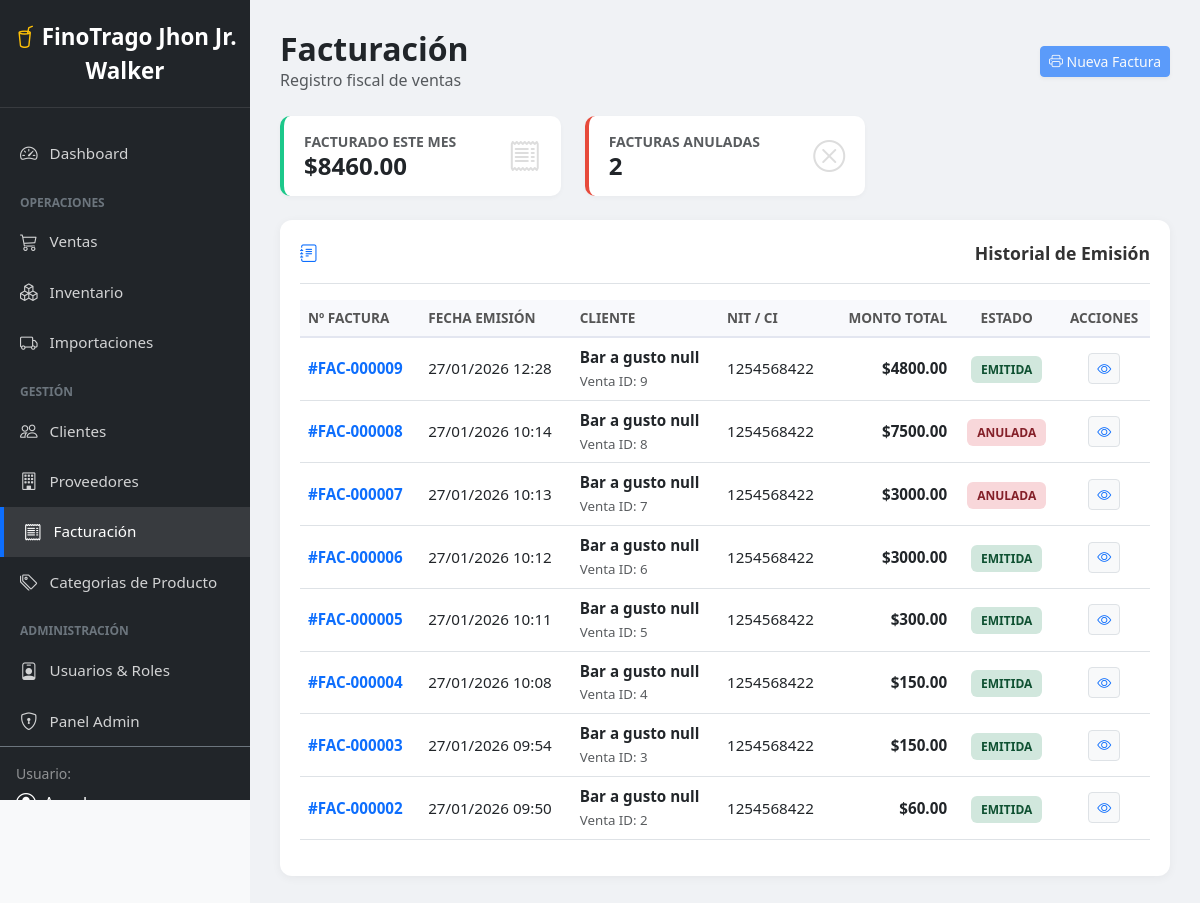
Page /facturacion/ (signed in) on the committed database.
### dashboard/models.py (models this page shows, shortened)
class Factura(models.Model):
    venta = models.ForeignKey(Venta, on_delete=models.CASCADE)
    numero_factura = models.CharField(max_length=50, unique=True)
    fecha_emision = models.DateTimeField(auto_now_add=True)
    nit_cliente = models.CharField(max_length=20)
    monto_total = models.DecimalField(max_digits=10, decimal_places=2)
    estado = models.BooleanField(default=True) # Activa/Anulada

class Venta(models.Model):
    ESTADOS = [
        ('PENDIENTE', 'Pendiente'),
        ('PAGADO', 'Pagado / Exitoso'),
        ('CANCELADO', 'Cancelado'),
    ]
    cliente = models.ForeignKey(Cliente, on_delete=models.CASCADE)
    usuario = models.ForeignKey(User, on_delete=models.CASCADE)
    fecha = models.DateTimeField(auto_now_add=True)
    total = models.DecimalField(max_digits=10, decimal_places=2, default=0)
    observacion = models.TextField(blank=True, null=True)
    estado = models.CharField(max_length=20, choices=ESTADOS, default='PENDIENTE')

class Cliente(models.Model):
    nombre = models.CharField(max_length=50)
    apellido1 = models.CharField(max_length=50)
    apellido2 = models.CharField(max_length=50, blank=True, null=True)
    ci = models.CharField(max_length=20, unique=True, verbose_name="CI")
    nit = models.CharField(max_length=20, blank=True, null=True, verbose_name="NIT")
    direccion = models.CharField(max_length=200, blank=True, null=True)
    telefono = models.CharField(max_length=30)
    email = models.EmailField(blank=True, null=True)
    tipo_cliente = models.CharField(max_length=20, choices=[('MINORISTA', 'Minorista'), ('MAYORISTA', 'Mayorista')], default='MINORISTA')
    limite_credito = models.DecimalField(max_digits=10, decimal_places=2, default=0)
    class Meta:
        verbose_name_plural = "Clientes"

### dashboard/decorators.py (the view)
        def wrapper(request, *args, **kwargs):
            perfil = getattr(request.user, 'perfil', None)
            if not perfil or not perfil.tiene_permiso(nombre_permiso):
                messages.error(request, "No tienes permisos para realizar esta acción.")
                return redirect('dashboard:principal')
            return view_func(request, *args, **kwargs)

### dashboard/models.py (called while the page is built)
    def tiene_permiso(self, permiso):
        if not self.rol:
            return False
        return self.rol.permisos.filter(nombre=permiso).exists()

### dashboard/templatetags/permisos.py (called while the page is built)
@register.filter
def tiene_permiso(usuario, permiso):
    if not usuario or not hasattr(usuario, 'perfil'):
        return False
    return usuario.perfil.tiene_permiso(permiso)

### dashboard/views.py (called while the page is built)
@login_required
@permiso_requerido('modulo_facturacion')
def lista_facturas(request):
    facturas = Factura.objects.select_related('venta__cliente').all().order_by('-fecha_emision')
    mes_actual = timezone.now().date().replace(day=1)
    total_mes = facturas.filter(
        fecha_emision__gte=mes_actual,
        estado=True
    ).aggregate(Sum('monto_total'))['monto_total__sum'] or 0
    cantidad_anuladas = facturas.filter(estado=False).count()
    context = {
        'datos': facturas,
        'total_mes': total_mes,
        'anuladas': cantidad_anuladas
    }
    return render(request, 'dashboard/lista_facturas.html', context)

### dashboard/templates/dashboard/lista_facturas.html (shortened to what this page needs)
{% extends "dashboard/base.html" %}
{% block content %}
<div class="main-content">
    <div class="d-flex justify-content-between align-items-center mb-4">
        <div>
            <h2 class="fw-bold text-dark m-0">Facturación</h2>
            <p class="text-muted m-0">Registro fiscal de ventas</p>
        </div>
        <button class="btn btn-primary shadow-sm btn-sm" disabled title="Crear desde Ventas">
            <i class="bi bi-printer"></i> Nueva Factura
        </button>
    </div>
    <div class="row mb-4">
        <div class="col-md-4">
            <div class="kpi-box" style="border-left-color: #1cc88a;">
                <div>
                    <div class="small text-uppercase text-muted fw-bold">Facturado este Mes</div>
                    <div class="h4 fw-bold text-dark mb-0">${{ total_mes|floatformat:2 }}</div>
                </div>
                <i class="bi bi-receipt fs-2 text-gray-300" style="color: #ddd;"></i>
            </div>
        </div>
        <div class="col-md-4">
            <div class="kpi-box" style="border-left-color: #e74a3b;">
                <div>
                    <div class="small text-uppercase text-muted fw-bold">Facturas Anuladas</div>
                    <div class="h4 fw-bold text-dark mb-0">{{ anuladas }}</div>
                </div>
                <i class="bi bi-x-circle fs-2 text-gray-300" style="color: #ddd;"></i>
            </div>
        </div>
    </div>
    <div class="chart-card">
        <div class="chart-title mb-3 pb-3 border-bottom">
            <i class="bi bi-journal-text text-primary me-2"></i> Historial de Emisión
        </div>
        <div class="table-responsive">
            <table class="table table-custom table-hover">
                <thead>
                    <tr>
                        <th>Nº Factura</th>
                        <th>Fecha Emisión</th>
                        <th>Cliente</th>
                        <th>NIT / CI</th>
                        <th class="text-end">Monto Total</th>
                        <th class="text-center">Estado</th>
                        <th class="text-center">Acciones</th>
                    </tr>
                </thead>
                <tbody>
                    {% for f in datos %}
                    <tr>
                        <td class="fw-bold text-primary">#{{ f.numero_factura }}</td>
                        <td>{{ f.fecha_emision|date:"d/m/Y H:i" }}</td>
                        <td>
                            <div class="fw-bold text-dark">{{ f.venta.cliente.nombre }} {{ f.venta.cliente.apellido1 }}</div>
                            <small class="text-muted">Venta ID: {{ f.venta.id }}</small>
                        </td>
                        <td>{{ f.nit_cliente }}</td>
                        <td class="text-end fw-bold">${{ f.monto_total|floatformat:2 }}</td>
                        <td class="text-center">
                            {% if f.estado %}
                                <span class="badge-emitida">EMITIDA</span>
                            {% else %}
                                <span class="badge-anulada">ANULADA</span>
                            {% endif %}
                        </td>
                        <td class="text-center">
                            <a href="{% url 'dashboard:detalle_factura' f.id %}" class="btn btn-sm btn-light border text-primary" title="Ver Detalle">
                                <i class="bi bi-eye"></i>
                            </a>
                        </td>
                    </tr>
                    {% endfor %}
                </tbody>
            </table>
        </div>
    </div>
</div>
{% endblock %}

### dashboard/templates/dashboard/base.html (shortened to what this page needs)
{% load static %}
{% load permisos %}
<!DOCTYPE html>
<html lang="es">
<head>
    <link href="https://cdn.jsdelivr.net/npm/bootstrap@5.3.0/dist/css/bootstrap.min.css" rel="stylesheet">
    <link rel="stylesheet" href="https://cdn.jsdelivr.net/npm/bootstrap-icons@1.11.0/font/bootstrap-icons.css">
    <link rel="stylesheet" href="{% static 'styles/dashboard.css' %}">
</head>
<body>
    <nav class="sidebar">
        <div class="logo">
            <i class="bi bi-cup-straw text-warning"></i> <strong>FinoTrago Jhon Jr. Walker</strong>
        </div>
        <ul class="nav flex-column">
            {% if request.user|tiene_permiso:"modulo_dashboard" %}
            <li class="nav-item">
                <a href="{% url 'dashboard:principal' %}" class="nav-link {% if request.resolver_match.url_name == 'principal' %}active{% endif %}">
                    <i class="bi bi-speedometer2"></i> Dashboard
                </a>
            </li>
            {% endif %}
            <div class="sidebar-heading">Operaciones</div>
            {% if request.user|tiene_permiso:"modulo_ventas" %}
            <li class="nav-item">
                <a href="{% url 'dashboard:ventas' %}" class="nav-link {% if request.resolver_match.url_name == 'ventas' %}active{% endif %}">
                    <i class="bi bi-cart3"></i> Ventas
                </a>
            </li>
            {% endif %}
            {% if request.user|tiene_permiso:"modulo_inventario" %}
            <li class="nav-item">
                <a href="{% url 'dashboard:inventario' %}" class="nav-link {% if request.resolver_match.url_name == 'inventario' %}active{% endif %}">
                    <i class="bi bi-boxes"></i> Inventario
                </a>
            </li>
            {% endif %}
            {% if request.user|tiene_permiso:"modulo_importacion" %}
            <li class="nav-item">
                <a href="{% url 'dashboard:importaciones' %}" class="nav-link {% if request.resolver_match.url_name == 'importaciones' %}active{% endif %}">
                    <i class="bi bi-truck"></i> Importaciones
                </a>
            </li>
            {% endif %}
            <div class="sidebar-heading">Gestión</div>
            {% if request.user|tiene_permiso:"modulo_clientes" %}
            <li class="nav-item">
                <a href="{% url 'dashboard:clientes' %}" class="nav-link {% if request.resolver_match.url_name == 'clientes' %}active{% endif %}">
                    <i class="bi bi-people"></i> Clientes
                </a>
            </li>
            {% endif %}
            {% if request.user|tiene_permiso:"modulo_proveedores" %}
            <li class="nav-item">
                <a href="{% url 'dashboard:proveedores' %}" class="nav-link {% if request.resolver_match.url_name == 'proveedores' %}active{% endif %}">
                    <i class="bi bi-building"></i> Proveedores
                </a>
            </li>
            {% endif %}
            {% if request.user|tiene_permiso:"modulo_facturacion" %}
            <li class="nav-item">
                <a href="{% url 'dashboard:facturacion' %}" class="nav-link {% if request.resolver_match.url_name == 'facturacion' %}active{% endif %}">
                    <i class="bi bi-receipt"></i> Facturación
                </a>
            </li>
            {% endif %}
            {% if request.user|tiene_permiso:"modulo_categorias" %}
            <li class="nav-item">
                <a href="{% url 'dashboard:categorias' %}" class="nav-link {% if request.resolver_match.url_name == 'categorias' %}active{% endif %}">
                    <i class="bi bi-tags"></i> Categorias de Producto
                </a>
            </li>
            {% endif %}
            <div class="sidebar-heading">Administración</div>
            {% if request.user|tiene_permiso:"modulo_usuarios" %}
            <li class="nav-item">
                <a href="{% url 'dashboard:usuarios' %}" class="nav-link {% if request.resolver_match.url_name == 'usuarios' %}active{% endif %}">
                    <i class="bi bi-person-badge"></i> Usuarios & Roles
                </a>
            </li>
            {% endif %}
            <li class="nav-item">
                <a href="/admin/" target="_blank" class="nav-link">
                    <i class="bi bi-shield-lock"></i> Panel Admin
                </a>
            </li>
        </ul>
        <div class="mt-auto p-3 border-top border-secondary">
            <small class="text-white-50 d-block mb-1">Usuario:</small>
            <div class="d-flex align-items-center text-white">
                <i class="bi bi-person-circle fs-5 me-2"></i>
                <span>{{ user.username|default:"Admin" }}</span>
            </div>
        </div>
    </nav>
    <div class="main-wrapper">
        {% block content %}
        {% endblock %}
    </div>
</body>
</html>

### dashboard/static/styles/dashboard.css (style rules this page uses)
.main-content { margin-left: 250px; padding: 30px; background-color: #f0f2f5; min-height: 100vh; }
.chart-card { background: white; border-radius: 12px; padding: 20px; box-shadow: 0 2px 10px rgba(0,0,0,0.05); margin-bottom: 30px; }
.chart-title { font-size: 1.1rem; font-weight: bold; color: #333; margin-bottom: 20px; padding-bottom: 15px; border-bottom: 1px solid #eee; display: flex; justify-content: space-between; align-items: center; }
.table-custom thead th { background-color: #f8f9fc; border-bottom: 2px solid #e3e6f0; color: #666; font-weight: 600; font-size: 0.9rem; }
.table-custom td { vertical-align: middle; }

### dashboard/templates/dashboard/base.html (style rules this page uses)
body { min-height: 100vh; overflow-x: hidden; background-color: #f8f9fa; }
.sidebar { position: fixed; top: 0; left: 0; width: 250px; height: 100vh; background-color: #212529; color: white; padding-top: 20px; z-index: 1000; overflow-y: auto; }
.sidebar .logo { font-size: 1.4rem; text-align: center; padding-bottom: 20px; border-bottom: 1px solid rgba(255,255,255,0.1); margin-bottom: 20px; }
.sidebar .nav-link { color: rgba(255,255,255,0.8); padding: 12px 20px; font-size: 0.95rem; display: flex; align-items: center; }
.sidebar .nav-link:hover, .sidebar .nav-link.active { color: white; background-color: rgba(255,255,255,0.1); border-left: 4px solid #0d6efd; }
.sidebar .nav-link i { margin-right: 12px; font-size: 1.1rem; }
.sidebar-heading { font-size: 0.75rem; text-transform: uppercase; color: #6c757d; padding: 15px 20px 5px; font-weight: bold; }
.main-wrapper { width: 100%; }

### dashboard/templates/dashboard/lista_facturas.html (style rules this page uses)
.main-content { margin-left: 250px; padding: 30px; background-color: #f0f2f5; min-height: 100vh; }
.chart-card { background: white; border-radius: 12px; padding: 20px; box-shadow: 0 2px 10px rgba(0,0,0,0.05); margin-bottom: 30px; }
.kpi-box { background: white; border-radius: 10px; padding: 15px 20px; box-shadow: 0 2px 5px rgba(0,0,0,0.03); border-left: 4px solid #4e73df; display: flex; justify-content: space-between; align-items: center; }
.table-custom thead th { background-color: #f8f9fc; color: #555; font-weight: 700; font-size: 0.85rem; text-transform: uppercase; border-bottom: 2px solid #e3e6f0; }
.table-custom td { vertical-align: middle; font-size: 0.95rem; }
.badge-emitida { background-color: #d1e7dd; color: #0f5132; padding: 5px 10px; border-radius: 6px; font-weight: 600; font-size: 0.75rem; }
.badge-anulada { background-color: #f8d7da; color: #842029; padding: 5px 10px; border-radius: 6px; font-weight: 600; font-size: 0.75rem; }

### rows in the picture
Factura: numero_factura "FAC-000009", fecha_emision "27/01/2026 12:28", venta.cliente.nombre "Bar a gusto", venta.cliente.apellido1 "null", venta.id "9", nit_cliente "1254568422", monto_total "4800.00", estado "EMITIDA"
Factura: numero_factura "FAC-000008", fecha_emision "27/01/2026 10:14", venta.cliente.nombre "Bar a gusto", venta.cliente.apellido1 "null", venta.id "8", nit_cliente "1254568422", monto_total "7500.00", estado "ANULADA"
Factura: numero_factura "FAC-000007", fecha_emision "27/01/2026 10:13", venta.cliente.nombre "Bar a gusto", venta.cliente.apellido1 "null", venta.id "7", nit_cliente "1254568422", monto_total "3000.00", estado "ANULADA"
Factura: numero_factura "FAC-000006", fecha_emision "27/01/2026 10:12", venta.cliente.nombre "Bar a gusto", venta.cliente.apellido1 "null", venta.id "6", nit_cliente "1254568422", monto_total "3000.00", estado "EMITIDA"
Factura: numero_factura "FAC-000005", fecha_emision "27/01/2026 10:11", venta.cliente.nombre "Bar a gusto", venta.cliente.apellido1 "null", venta.id "5", nit_cliente "1254568422", monto_total "300.00", estado "EMITIDA"
Factura: numero_factura "FAC-000004", fecha_emision "27/01/2026 10:08", venta.cliente.nombre "Bar a gusto", venta.cliente.apellido1 "null", venta.id "4", nit_cliente "1254568422", monto_total "150.00", estado "EMITIDA"
Factura: numero_factura "FAC-000003", fecha_emision "27/01/2026 09:54", venta.cliente.nombre "Bar a gusto", venta.cliente.apellido1 "null", venta.id "3", nit_cliente "1254568422", monto_total "150.00", estado "EMITIDA"
Factura: numero_factura "FAC-000002", fecha_emision "27/01/2026 09:50", venta.cliente.nombre "Bar a gusto", venta.cliente.apellido1 "null", venta.id "2", nit_cliente "1254568422", monto_total "60.00", estado "EMITIDA"

### other values in the picture
{{ total_mes|floatformat:2 }} "8460.00"
{{ anuladas }} "2"
